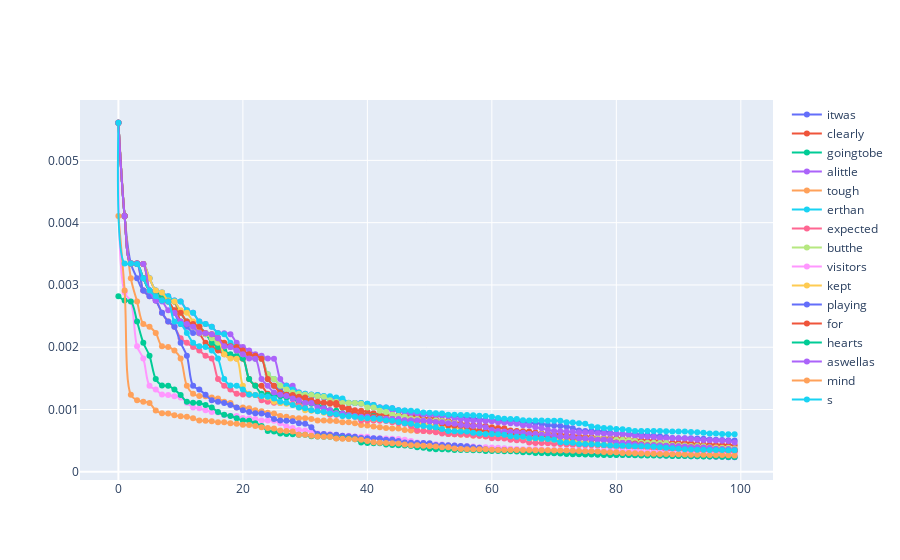

Here is the notebook cell this chart was saved with:
### Code cell
max_parad = 100 # max_non_zeroes
slg.util.plot_scatter_line(list(range(max_parad)),sorted(sent_seq.chain.tokens[0].paradigm.probs, reverse=True),sent_seq.chain.tokens[0].label, add_trace=[(list(range(max_parad)), sorted(token.paradigm.probs, reverse=True), token.label) for token in sent_seq.chain.tokens[1:]])

### Figure 1 — Plotly figure (JSON) as saved in the notebook; plotly's stock layout.template omitted (floating-point values rounded to 4 significant figures; data arrays with more than 128 entries replaced by an {"elided": "..."} marker saying what was removed)
{"data": [{"line": {"shape": "spline"}, "mode": "lines+markers", "name": "itwas", "type": "scatter", "x": [0, 1, 2, 3, 4, 5, 6, 7, 8, 9, 10, 11, 12, 13, 14, 15, 16, 17, 18, 19, 20, 21, 22, 23, 24, 25, 26, 27, 28, 29, 30, 31, 32, 33, 34, 35, 36, 37, 38, 39, 40, 41, 42, 43, 44, 45, 46, 47, 48, 49, 50, 51, 52, 53, 54, 55, 56, 57, 58, 59, 60, 61, 62, 63, 64, 65, 66, 67, 68, 69, 70, 71, 72, 73, 74, 75, 76, 77, 78, 79, 80, 81, 82, 83, 84, 85, 86, 87, 88, 89, 90, 91, 92, 93, 94, 95, 96, 97, 98, 99], "y": {"elided": "1495 float values"}}, {"line": {"shape": "spline"}, "mode": "lines+markers", "name": "clearly", "type": "scatter", "x": [0, 1, 2, 3, 4, 5, 6, 7, 8, 9, 10, 11, 12, 13, 14, 15, 16, 17, 18, 19, 20, 21, 22, 23, 24, 25, 26, 27, 28, 29, 30, 31, 32, 33, 34, 35, 36, 37, 38, 39, 40, 41, 42, 43, 44, 45, 46, 47, 48, 49, 50, 51, 52, 53, 54, 55, 56, 57, 58, 59, 60, 61, 62, 63, 64, 65, 66, 67, 68, 69, 70, 71, 72, 73, 74, 75, 76, 77, 78, 79, 80, 81, 82, 83, 84, 85, 86, 87, 88, 89, 90, 91, 92, 93, 94, 95, 96, 97, 98, 99], "y": {"elided": "881 float values"}}, {"line": {"shape": "spline"}, "mode": "lines+markers", "name": "goingtobe", "type": "scatter", "x": [0, 1, 2, 3, 4, 5, 6, 7, 8, 9, 10, 11, 12, 13, 14, 15, 16, 17, 18, 19, 20, 21, 22, 23, 24, 25, 26, 27, 28, 29, 30, 31, 32, 33, 34, 35, 36, 37, 38, 39, 40, 41, 42, 43, 44, 45, 46, 47, 48, 49, 50, 51, 52, 53, 54, 55, 56, 57, 58, 59, 60, 61, 62, 63, 64, 65, 66, 67, 68, 69, 70, 71, 72, 73, 74, 75, 76, 77, 78, 79, 80, 81, 82, 83, 84, 85, 86, 87, 88, 89, 90, 91, 92, 93, 94, 95, 96, 97, 98, 99], "y": {"elided": "865 float values"}}, {"line": {"shape": "spline"}, "mode": "lines+markers", "name": "alittle", "type": "scatter", "x": [0, 1, 2, 3, 4, 5, 6, 7, 8, 9, 10, 11, 12, 13, 14, 15, 16, 17, 18, 19, 20, 21, 22, 23, 24, 25, 26, 27, 28, 29, 30, 31, 32, 33, 34, 35, 36, 37, 38, 39, 40, 41, 42, 43, 44, 45, 46, 47, 48, 49, 50, 51, 52, 53, 54, 55, 56, 57, 58, 59, 60, 61, 62, 63, 64, 65, 66, 67, 68, 69, 70, 71, 72, 73, 74, 75, 76, 77, 78, 79, 80, 81, 82, 83, 84, 85, 86, 87, 88, 89, 90, 91, 92, 93, 94, 95, 96, 97, 98, 99], "y": {"elided": "818 float values"}}, {"line": {"shape": "spline"}, "mode": "lines+markers", "name": "tough", "type": "scatter", "x": [0, 1, 2, 3, 4, 5, 6, 7, 8, 9, 10, 11, 12, 13, 14, 15, 16, 17, 18, 19, 20, 21, 22, 23, 24, 25, 26, 27, 28, 29, 30, 31, 32, 33, 34, 35, 36, 37, 38, 39, 40, 41, 42, 43, 44, 45, 46, 47, 48, 49, 50, 51, 52, 53, 54, 55, 56, 57, 58, 59, 60, 61, 62, 63, 64, 65, 66, 67, 68, 69, 70, 71, 72, 73, 74, 75, 76, 77, 78, 79, 80, 81, 82, 83, 84, 85, 86, 87, 88, 89, 90, 91, 92, 93, 94, 95, 96, 97, 98, 99], "y": {"elided": "1664 float values"}}, {"line": {"shape": "spline"}, "mode": "lines+markers", "name": "erthan", "type": "scatter", "x": [0, 1, 2, 3, 4, 5, 6, 7, 8, 9, 10, 11, 12, 13, 14, 15, 16, 17, 18, 19, 20, 21, 22, 23, 24, 25, 26, 27, 28, 29, 30, 31, 32, 33, 34, 35, 36, 37, 38, 39, 40, 41, 42, 43, 44, 45, 46, 47, 48, 49, 50, 51, 52, 53, 54, 55, 56, 57, 58, 59, 60, 61, 62, 63, 64, 65, 66, 67, 68, 69, 70, 71, 72, 73, 74, 75, 76, 77, 78, 79, 80, 81, 82, 83, 84, 85, 86, 87, 88, 89, 90, 91, 92, 93, 94, 95, 96, 97, 98, 99], "y": {"elided": "1526 float values"}}, {"line": {"shape": "spline"}, "mode": "lines+markers", "name": "expected", "type": "scatter", "x": [0, 1, 2, 3, 4, 5, 6, 7, 8, 9, 10, 11, 12, 13, 14, 15, 16, 17, 18, 19, 20, 21, 22, 23, 24, 25, 26, 27, 28, 29, 30, 31, 32, 33, 34, 35, 36, 37, 38, 39, 40, 41, 42, 43, 44, 45, 46, 47, 48, 49, 50, 51, 52, 53, 54, 55, 56, 57, 58, 59, 60, 61, 62, 63, 64, 65, 66, 67, 68, 69, 70, 71, 72, 73, 74, 75, 76, 77, 78, 79, 80, 81, 82, 83, 84, 85, 86, 87, 88, 89, 90, 91, 92, 93, 94, 95, 96, 97, 98, 99], "y": {"elided": "1122 float values"}}, {"line": {"shape": "spline"}, "mode": "lines+markers", "name": "butthe", "type": "scatter", "x": [0, 1, 2, 3, 4, 5, 6, 7, 8, 9, 10, 11, 12, 13, 14, 15, 16, 17, 18, 19, 20, 21, 22, 23, 24, 25, 26, 27, 28, 29, 30, 31, 32, 33, 34, 35, 36, 37, 38, 39, 40, 41, 42, 43, 44, 45, 46, 47, 48, 49, 50, 51, 52, 53, 54, 55, 56, 57, 58, 59, 60, 61, 62, 63, 64, 65, 66, 67, 68, 69, 70, 71, 72, 73, 74, 75, 76, 77, 78, 79, 80, 81, 82, 83, 84, 85, 86, 87, 88, 89, 90, 91, 92, 93, 94, 95, 96, 97, 98, 99], "y": {"elided": "567 float values"}}, {"line": {"shape": "spline"}, "mode": "lines+markers", "name": "visitors", "type": "scatter", "x": [0, 1, 2, 3, 4, 5, 6, 7, 8, 9, 10, 11, 12, 13, 14, 15, 16, 17, 18, 19, 20, 21, 22, 23, 24, 25, 26, 27, 28, 29, 30, 31, 32, 33, 34, 35, 36, 37, 38, 39, 40, 41, 42, 43, 44, 45, 46, 47, 48, 49, 50, 51, 52, 53, 54, 55, 56, 57, 58, 59, 60, 61, 62, 63, 64, 65, 66, 67, 68, 69, 70, 71, 72, 73, 74, 75, 76, 77, 78, 79, 80, 81, 82, 83, 84, 85, 86, 87, 88, 89, 90, 91, 92, 93, 94, 95, 96, 97, 98, 99], "y": {"elided": "1820 float values"}}, {"line": {"shape": "spline"}, "mode": "lines+markers", "name": "kept", "type": "scatter", "x": [0, 1, 2, 3, 4, 5, 6, 7, 8, 9, 10, 11, 12, 13, 14, 15, 16, 17, 18, 19, 20, 21, 22, 23, 24, 25, 26, 27, 28, 29, 30, 31, 32, 33, 34, 35, 36, 37, 38, 39, 40, 41, 42, 43, 44, 45, 46, 47, 48, 49, 50, 51, 52, 53, 54, 55, 56, 57, 58, 59, 60, 61, 62, 63, 64, 65, 66, 67, 68, 69, 70, 71, 72, 73, 74, 75, 76, 77, 78, 79, 80, 81, 82, 83, 84, 85, 86, 87, 88, 89, 90, 91, 92, 93, 94, 95, 96, 97, 98, 99], "y": {"elided": "1084 float values"}}, {"line": {"shape": "spline"}, "mode": "lines+markers", "name": "playing", "type": "scatter", "x": [0, 1, 2, 3, 4, 5, 6, 7, 8, 9, 10, 11, 12, 13, 14, 15, 16, 17, 18, 19, 20, 21, 22, 23, 24, 25, 26, 27, 28, 29, 30, 31, 32, 33, 34, 35, 36, 37, 38, 39, 40, 41, 42, 43, 44, 45, 46, 47, 48, 49, 50, 51, 52, 53, 54, 55, 56, 57, 58, 59, 60, 61, 62, 63, 64, 65, 66, 67, 68, 69, 70, 71, 72, 73, 74, 75, 76, 77, 78, 79, 80, 81, 82, 83, 84, 85, 86, 87, 88, 89, 90, 91, 92, 93, 94, 95, 96, 97, 98, 99], "y": {"elided": "968 float values"}}, {"line": {"shape": "spline"}, "mode": "lines+markers", "name": "for", "type": "scatter", "x": [0, 1, 2, 3, 4, 5, 6, 7, 8, 9, 10, 11, 12, 13, 14, 15, 16, 17, 18, 19, 20, 21, 22, 23, 24, 25, 26, 27, 28, 29, 30, 31, 32, 33, 34, 35, 36, 37, 38, 39, 40, 41, 42, 43, 44, 45, 46, 47, 48, 49, 50, 51, 52, 53, 54, 55, 56, 57, 58, 59, 60, 61, 62, 63, 64, 65, 66, 67, 68, 69, 70, 71, 72, 73, 74, 75, 76, 77, 78, 79, 80, 81, 82, 83, 84, 85, 86, 87, 88, 89, 90, 91, 92, 93, 94, 95, 96, 97, 98, 99], "y": {"elided": "587 float values"}}, {"line": {"shape": "spline"}, "mode": "lines+markers", "name": "hearts", "type": "scatter", "x": [0, 1, 2, 3, 4, 5, 6, 7, 8, 9, 10, 11, 12, 13, 14, 15, 16, 17, 18, 19, 20, 21, 22, 23, 24, 25, 26, 27, 28, 29, 30, 31, 32, 33, 34, 35, 36, 37, 38, 39, 40, 41, 42, 43, 44, 45, 46, 47, 48, 49, 50, 51, 52, 53, 54, 55, 56, 57, 58, 59, 60, 61, 62, 63, 64, 65, 66, 67, 68, 69, 70, 71, 72, 73, 74, 75, 76, 77, 78, 79, 80, 81, 82, 83, 84, 85, 86, 87, 88, 89, 90, 91, 92, 93, 94, 95, 96, 97, 98, 99], "y": {"elided": "1346 float values"}}, {"line": {"shape": "spline"}, "mode": "lines+markers", "name": "aswellas", "type": "scatter", "x": [0, 1, 2, 3, 4, 5, 6, 7, 8, 9, 10, 11, 12, 13, 14, 15, 16, 17, 18, 19, 20, 21, 22, 23, 24, 25, 26, 27, 28, 29, 30, 31, 32, 33, 34, 35, 36, 37, 38, 39, 40, 41, 42, 43, 44, 45, 46, 47, 48, 49, 50, 51, 52, 53, 54, 55, 56, 57, 58, 59, 60, 61, 62, 63, 64, 65, 66, 67, 68, 69, 70, 71, 72, 73, 74, 75, 76, 77, 78, 79, 80, 81, 82, 83, 84, 85, 86, 87, 88, 89, 90, 91, 92, 93, 94, 95, 96, 97, 98, 99], "y": {"elided": "911 float values"}}, {"line": {"shape": "spline"}, "mode": "lines+markers", "name": "mind", "type": "scatter", "x": [0, 1, 2, 3, 4, 5, 6, 7, 8, 9, 10, 11, 12, 13, 14, 15, 16, 17, 18, 19, 20, 21, 22, 23, 24, 25, 26, 27, 28, 29, 30, 31, 32, 33, 34, 35, 36, 37, 38, 39, 40, 41, 42, 43, 44, 45, 46, 47, 48, 49, 50, 51, 52, 53, 54, 55, 56, 57, 58, 59, 60, 61, 62, 63, 64, 65, 66, 67, 68, 69, 70, 71, 72, 73, 74, 75, 76, 77, 78, 79, 80, 81, 82, 83, 84, 85, 86, 87, 88, 89, 90, 91, 92, 93, 94, 95, 96, 97, 98, 99], "y": {"elided": "3220 float values"}}, {"line": {"shape": "spline"}, "mode": "lines+markers", "name": "s", "type": "scatter", "x": [0, 1, 2, 3, 4, 5, 6, 7, 8, 9, 10, 11, 12, 13, 14, 15, 16, 17, 18, 19, 20, 21, 22, 23, 24, 25, 26, 27, 28, 29, 30, 31, 32, 33, 34, 35, 36, 37, 38, 39, 40, 41, 42, 43, 44, 45, 46, 47, 48, 49, 50, 51, 52, 53, 54, 55, 56, 57, 58, 59, 60, 61, 62, 63, 64, 65, 66, 67, 68, 69, 70, 71, 72, 73, 74, 75, 76, 77, 78, 79, 80, 81, 82, 83, 84, 85, 86, 87, 88, 89, 90, 91, 92, 93, 94, 95, 96, 97, 98, 99], "y": {"elided": "1071 float values"}}], "layout": {"title": {}, "xaxis": {"title": {}}, "yaxis": {"title": {}}}}
